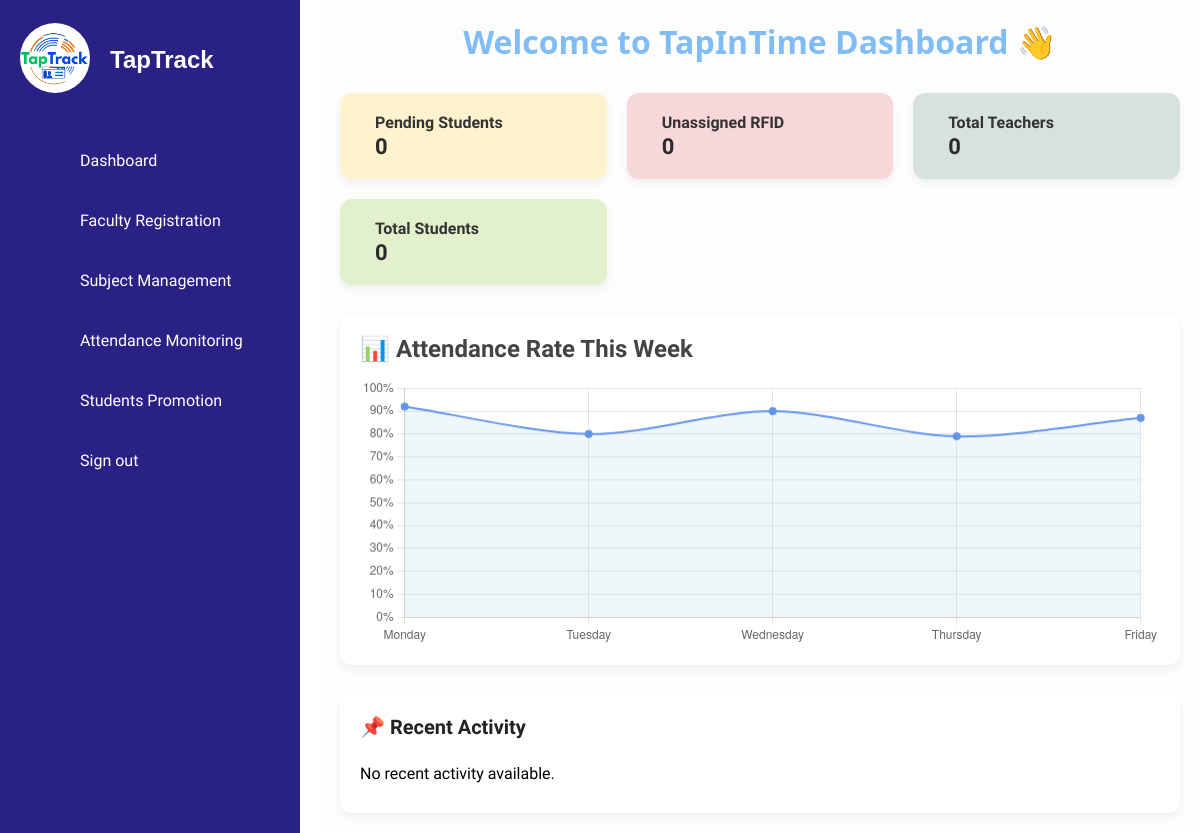
Before: /dashboard.php with the older database file.
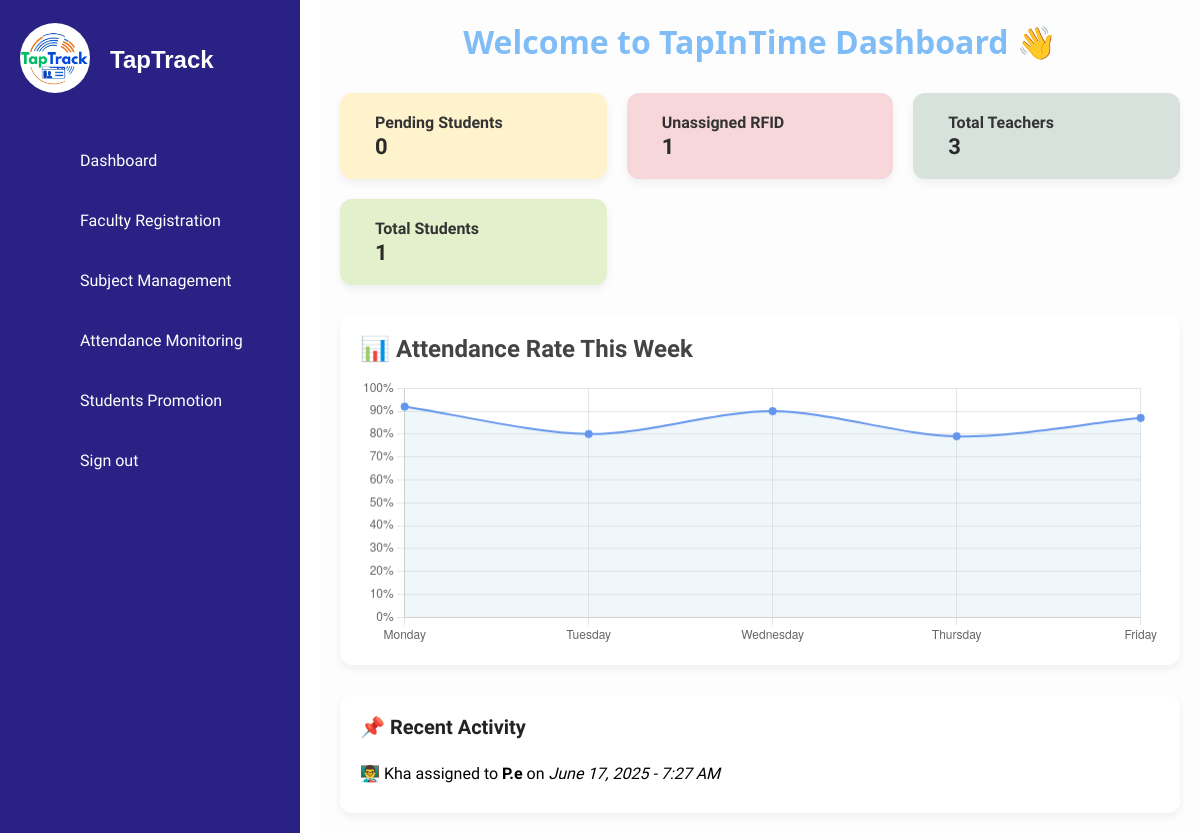
After: the same page with the newer database file.
### tables this page shows
CREATE TABLE `assign` (
  `id` int(11) NOT NULL,
  `teacher_id` int(11) NOT NULL,
  `subject_id` int(11) NOT NULL,
  `grade_level` int(11) NOT NULL,
  `section` varchar(100) NOT NULL,
  `assigned_at` timestamp NOT NULL DEFAULT current_timestamp(),
  `created_at` timestamp NOT NULL DEFAULT current_timestamp(),
  `student_type` varchar(255) DEFAULT NULL
);

CREATE TABLE `faculty` (
  `id` int(11) NOT NULL,
  `teacher_id` varchar(6) NOT NULL,
  `name` varchar(100) NOT NULL,
  `email` varchar(100) NOT NULL,
  `contact` varchar(20) DEFAULT NULL,
  `dob` date NOT NULL,
  `password` varchar(255) NOT NULL
);

CREATE TABLE `subjects` (
  `id` int(11) NOT NULL,
  `subject_name` varchar(255) NOT NULL,
  `student_type` enum('Regular Student','STI Student','Both') NOT NULL,
  `created_at` timestamp NOT NULL DEFAULT current_timestamp()
);

### dashboard.php (the view, shortened to what this page needs)
<?php
include('db_connection.php');
$pending_students_count = $conn->query("SELECT COUNT(*) as total FROM pending_students")->fetch_assoc()['total'];
$unassigned_rfid_count = $conn->query("SELECT COUNT(*) as total FROM students WHERE rfid IS NULL OR rfid = ''")->fetch_assoc()['total'];
$teacher_count = $conn->query("SELECT COUNT(*) as total FROM faculty")->fetch_assoc()['total'];
$student_count = $conn->query("SELECT COUNT(*) as total FROM students")->fetch_assoc()['total'];
$recent_query = $conn->query("
    SELECT f.name as teacher, s.subject_name, a.created_at
    FROM assign a
    JOIN faculty f ON a.teacher_id = f.id
    JOIN subjects s ON a.subject_id = s.id
    ORDER BY a.created_at DESC
");
?>
<!DOCTYPE html>
<html lang="en">
<head>
    <link rel="stylesheet" href="assets/css/style.css">
</head>
<body>
<?php include('sidebar.php'); ?>
<div class="dashboard-container">
    <h1>Welcome to TapInTime Dashboard 👋</h1>
    <div class="dashboard-cards">
    <a href="student_verification.php" style="text-decoration: none;">
        <div class="card" style="background-color: #fff3cd; color: #856404; cursor: pointer;">
            <div>
                <h3>Pending Students</h3>
                <p><?= htmlspecialchars($pending_students_count) ?></p>
            </div>
        </div>
    </a>
    <a href="id_generation.php" style="text-decoration: none;">
        <div class="card" style="background-color: #f8d7da; color: #721c24; cursor: pointer;">
            <div>
                <h3>Unassigned RFID</h3>
                <p><?= htmlspecialchars($unassigned_rfid_count) ?></p>
            </div>
        </div>
    </a>
    <a href="faculty_registration.php" style="text-decoration: none;">
        <div class="card teachers-card" style="cursor: pointer;">
            <div>
                <h3>Total Teachers</h3>
                <p><?= htmlspecialchars($teacher_count) ?></p>
            </div>
        </div>
    </a>
    <a href="student_details.php" style="text-decoration: none;">
        <div class="card students-card" style="cursor: pointer;">
            <div>
                <h3>Total Students</h3>
                <p><?= htmlspecialchars($student_count) ?></p>
            </div>
        </div>
    </a>
</div>
    <div style="background: #fff; padding: 20px; margin-bottom: 30px; border-radius: 12px; box-shadow: 0 4px 8px rgba(0,0,0,0.06);">
        <h2 style="margin-bottom: 15px; color: #444;">📊 Attendance Rate This Week</h2>
        <canvas id="attendanceChart" height="100"></canvas>
    </div>
    <div class="recent-activity">
        <h2>📌 Recent Activity</h2>
        <ul>
            <?php if ($recent_query->num_rows > 0): ?>
                <?php while ($activity = $recent_query->fetch_assoc()): ?>
                    <li>👨‍🏫 <?= htmlspecialchars($activity['teacher']) ?> assigned to <strong><?= htmlspecialchars($activity['subject_name']) ?></strong> on <em><?= date('F j, Y - g:i A', strtotime($activity['created_at'])) ?></em></li>
                <?php endwhile; ?>
            <?php else: ?>
                <li>No recent activity available.</li>
            <?php endif; ?>
        </ul>
    </div>
</div>
<script>
    const ctx = document.getElementById('attendanceChart').getContext('2d');
    const attendanceChart = new Chart(ctx, {
        type: 'line',
        data: {
            labels: ['Monday', 'Tuesday', 'Wednesday', 'Thursday', 'Friday'],
            datasets: [{
                label: 'Attendance Rate (%)',
                data: [92, 80, 90, 79, 87],
                fill: true,
                backgroundColor: 'rgba(173, 216, 230, 0.2)',
                borderColor: 'rgba(100, 149, 237, 1)',
                borderWidth: 2,
                tension: 0.3,
                pointBackgroundColor: '#6495ED'
            }]
        },
        options: {
            scales: {
                y: {
                    beginAtZero: true,
                    max: 100,
                    ticks: {
                        stepSize: 10,
                        callback: function(value) {
                            return value + '%';
                        }
                    }
                }
            },
            plugins: {
                legend: { display: false },
                tooltip: {
                    callbacks: {
                        label: function(context) {
                            return context.parsed.y + '% attendance';
                        }
                    }
                }
            }
        }
    });
</script>
</body>
</html>

Changed rows visible on the page:
added assign: teacher.name "Kha", subject.subject_name "P.e", created_at "June 17, 2025 - 7:27 AM"
Other visible differences:
$unassigned_rfid_count: "0" → "1"
$teacher_count: "0" → "3"
$student_count: "0" → "1"
text no longer shown: "No recent activity available."
